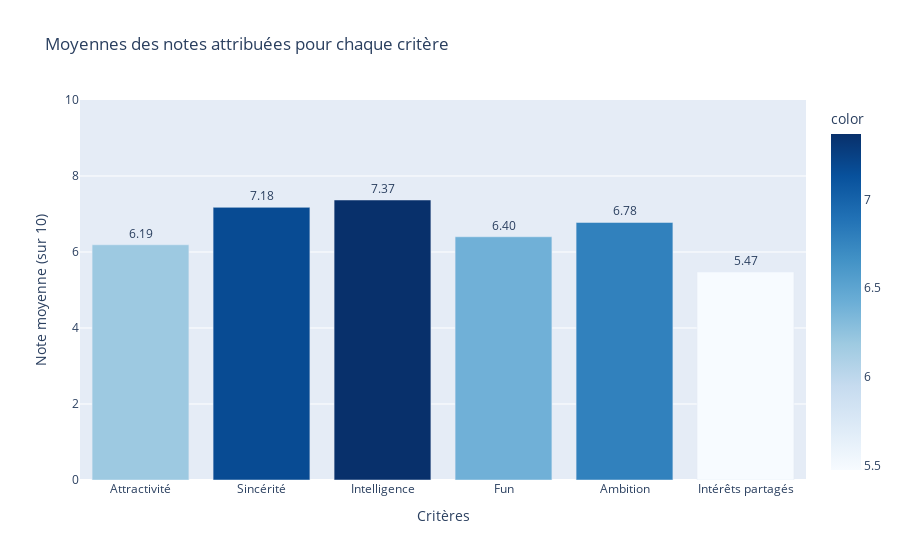

Notebook code cell kept with this figure:
### Code cell
# Moyennes des 6 critères
criteres = ['attr', 'sinc', 'intel', 'fun', 'amb', 'shar']
noms_criteres = ['Attractivité', 'Sincérité', 'Intelligence', 'Fun', 'Ambition', 'Intérêts partagés']

moyennes = [df_clean[col].mean() for col in criteres]

fig = px.bar(
    x=noms_criteres,
    y=moyennes,
    title='Moyennes des notes attribuées pour chaque critère',
    labels={'x': 'Critères', 'y': 'Note moyenne (sur 10)'},
    text=[f'{m:.2f}' for m in moyennes],
    color=moyennes,
    color_continuous_scale='Blues'
)

fig.update_traces(textposition='outside')
fig.update_layout(showlegend=False, yaxis_range=[0, 10])
fig.show()

# Interprétation : 
# Quel critère reçoit les meilleures notes en moyenne ? >> Intelligence
# Lequel est le plus sévèrement noté ? >> Intérêts partagés

### Figure 1 — Plotly figure (JSON) as saved in the notebook; plotly's stock layout.template omitted (floating-point values rounded to 4 significant figures)
{"data": [{"hovertemplate": "Critères=%{x}<br>Note moyenne (sur 10)=%{y}<br>text=%{text}<br>color=%{marker.color}<extra></extra>", "legendgroup": "", "marker": {"color": [6.19, 7.175, 7.369, 6.401, 6.778, 5.475], "coloraxis": "coloraxis", "pattern": {"shape": ""}}, "name": "", "orientation": "v", "showlegend": false, "text": ["6.19", "7.18", "7.37", "6.40", "6.78", "5.47"], "textposition": "outside", "type": "bar", "x": ["Attractivité", "Sincérité", "Intelligence", "Fun", "Ambition", "Intérêts partagés"], "xaxis": "x", "y": [6.19, 7.175, 7.369, 6.401, 6.778, 5.475], "yaxis": "y"}], "layout": {"barmode": "relative", "coloraxis": {"colorbar": {"title": {"text": "color"}}, "colorscale": [[0, "rgb(247,251,255)"], [0.125, "rgb(222,235,247)"], [0.25, "rgb(198,219,239)"], [0.375, "rgb(158,202,225)"], [0.5, "rgb(107,174,214)"], [0.625, "rgb(66,146,198)"], [0.75, "rgb(33,113,181)"], [0.875, "rgb(8,81,156)"], [1, "rgb(8,48,107)"]]}, "legend": {"tracegroupgap": 0}, "showlegend": false, "title": {"text": "Moyennes des notes attribuées pour chaque critère"}, "xaxis": {"anchor": "y", "domain": [0, 1], "title": {"text": "Critères"}}, "yaxis": {"anchor": "x", "domain": [0, 1], "range": [0, 10], "title": {"text": "Note moyenne (sur 10)"}}}}
